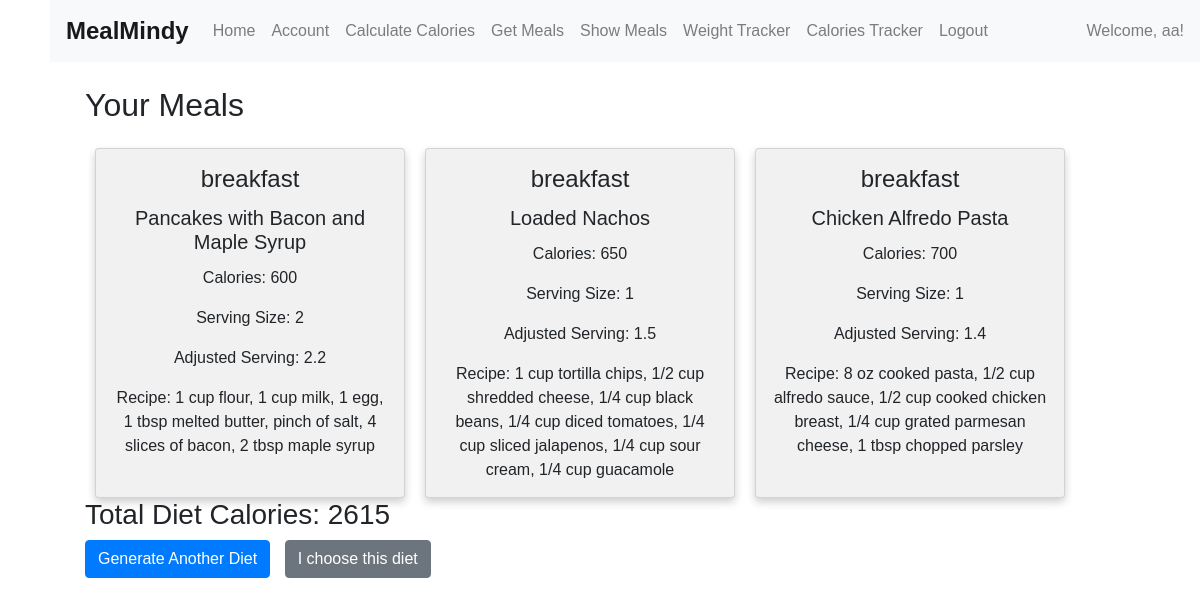
Screenshot of /show-meals (signed in) with the database file from the repository.
### web/models.py (models this page shows, shortened)
class User(db.Model, UserMixin):
    __tablename__ = 'user'
    id = db.Column(db.Integer, primary_key=True, autoincrement=True)
    name = db.Column(db.Text, nullable=False)
    email = db.Column(db.Text, nullable=False)
    password = db.Column(db.Text, nullable=False)
    image_file = db.Column(db.Text, nullable=False, default='default.jpg')
    weight = db.Column(db.Integer, nullable=True)
    height = db.Column(db.Integer, nullable=True)
    age = db.Column(db.Integer, nullable=True)
    activity_level = db.Column(db.Enum('Sedentary', 'Lightly Active', 'Moderately Active', 'Very Active', 'Extra Active'), nullable=True)
    gender = db.Column(db.Enum('Male', 'Female'), nullable=True)
    goal = db.Column(db.Enum('Lose Weight', 'Gain Weight', 'Maintain Weight'), nullable=True)
    created_at = db.Column(db.DateTime, default=db.func.current_timestamp())
    updated_at = db.Column(db.TIMESTAMP, default=db.func.current_timestamp())
    is_active = db.Column(db.Boolean, default=True, nullable=False)
    weights = db.relationship('UserWeightOverTime', backref='user', lazy=True)

class UserCurrentDietMeals(db.Model):
    __tablename__ = 'user_current_diet_meals'
    id = db.Column(db.Integer, primary_key=True, autoincrement=True)
    user_current_diet_id = db.Column(db.Integer, db.ForeignKey('user_current_diet.id'), nullable=False)
    meal_id = db.Column(db.Integer, db.ForeignKey('meals.id'), nullable=False)
    created_at = db.Column(db.TIMESTAMP, default=db.func.current_timestamp())
    updated_at = db.Column(db.TIMESTAMP, default=db.func.current_timestamp())
    serving_size = db.Column(db.Integer, nullable=False)
    user_current_diet = db.relationship('UserCurrentDiet', backref='user_current_diet_meals')
    meal = db.relationship('Meals', backref='user_current_diet_meals')

class MealsLabel(db.Model):
    __tablename__ = 'meals_label'
    id = db.Column(db.Integer, primary_key=True, autoincrement=True)
    meal_id = db.Column(db.Integer, db.ForeignKey('meals.id'), nullable=False)
    label = db.Column(db.Text, nullable=False)
    created_at = db.Column(db.TIMESTAMP, default=db.func.current_timestamp())
    updated_at = db.Column(db.TIMESTAMP, default=db.func.current_timestamp())
    meal = db.relationship('Meals', backref='meals_label')

class Meals(db.Model):
    __tablename__ = 'meals'
    id = db.Column(db.Integer, primary_key=True, autoincrement=True)
    name = db.Column(db.Text, nullable=False)
    calories = db.Column(db.Integer, nullable=False)
    serving_size = db.Column(db.Integer, nullable=False)
    recipe = db.Column(db.Text, nullable=False)
    created_at = db.Column(db.TIMESTAMP, default=db.func.current_timestamp())
    updated_at = db.Column(db.TIMESTAMP, default=db.func.current_timestamp())

class DietCalories(db.Model):
    __tablename__ = 'diet_calories'
    id = db.Column(db.Integer, primary_key=True, autoincrement=True)
    user_current_diet_id = db.Column(db.Integer, db.ForeignKey('user_current_diet.id'), nullable=False)
    calories = db.Column(db.Integer, nullable=False)
    created_at = db.Column(db.TIMESTAMP, default=db.func.current_timestamp())
    updated_at = db.Column(db.TIMESTAMP, default=db.func.current_timestamp())
    user_current_diet = db.relationship('UserCurrentDiet', backref='diet_calories')

### web/urls.py (the view)
@app.route('/show-meals', methods=['GET'])
@login_required
@account_complete
def show_meals():
    if UserCurrentDiet.query.filter_by(user_id=current_user.id).first():
        user_current_diet = UserCurrentDiet.query.filter_by(user_id=current_user.id).first()
        user_current_meals = UserCurrentDietMeals.query.filter_by(user_current_diet_id=user_current_diet.id).all()
        meals = []
        servings = []
        labels=[]
        for user_current_meal in user_current_meals:
            meal = Meals.query.filter_by(id=user_current_meal.meal_id).first()
            meal_id=user_current_meal.meal_id
            print(meal_id)
            label=MealsLabel.query.filter_by(id=meal_id).first()
            meal_type=label.label
            serving_size = user_current_meal.serving_size
            servings.append(serving_size)
            meals.append(meal)
            labels.append(label)
        diet_calories = DietCalories.query.filter_by(user_current_diet_id=user_current_diet.id).first()
        return render_template('show_meals.html',
                               title='Get Meals',
                               current_user=current_user,
                               meals=meals,
                               diet_calories=diet_calories,
                               servings=servings,
                               labels=labels,
                               zip=zip,
                               round=round)
    else:
        return redirect(url_for('get_meals'))

### web/models.py (called while the page is built)
@login_manager.user_loader
def load_user(user_id):
    return User.query.get(int(user_id))

### web/urls.py (called while the page is built)
def account_complete(f):
    @wraps(f)
    def decorated_function(*args, **kwargs):
        if current_user.is_authenticated:
            if not (current_user.height and current_user.weight and current_user.age and current_user.goal and current_user.activity_level and current_user.gender):
                flash('Please complete your account details.', 'warning')
                return redirect(url_for('finish_account'))
        return f(*args, **kwargs)
    return decorated_function

### web/templates/show_meals.html
{% extends "layout.html" %}
{% block content %}
<link rel="stylesheet" href="{{url_for('static', filename='show_meals.css')}}">
    <h2 class="mb-4">Your Meals</h2>
    <div class="row">
        {% for label, meal, serving_factor in zip( labels, meals, servings) %}
            <div class="column">
                <div class="card">
                        <h4 class="card-title">{{label.label}}</h4>
                        <h5 class="card-title">{{ meal.name }}</h5>
                        <p class="card-text">Calories: {{ meal.calories }}</p>
                        <p class="card-text">Serving Size: {{ meal.serving_size }}</p>
                        <p class="card-text">Adjusted Serving: {{ round(meal.serving_size * serving_factor, 1) }}</p>
                        <p class="card-text">Recipe: {{ meal.recipe }}</p>
                </div>
            </div>
        {% endfor %}
    </div>
    <h3>Total Diet Calories: {{ round(diet_calories.calories) }}</h3>
    <a class="btn btn-primary" href="{{ url_for('get_meals') }}">Generate Another Diet</a>
    <a class="btn btn-secondary" href="{{ url_for('save_calories') }}" style="margin-left: 10px;">I choose this diet</a>
{% endblock %}

### web/templates/layout.html (shortened to what this page needs)
<!DOCTYPE html>
<html lang="en">
  <head>
    <link
      rel="stylesheet"
      href="https://maxcdn.bootstrapcdn.com/bootstrap/4.0.0/css/bootstrap.min.css"
    />
    <link
      rel="stylesheet"
      type="text/css"
      href="{{ url_for('static', filename='main.css') }}"
    />
  </head>
  <body>
    <nav class="navbar navbar-expand-lg navbar-light bg-light">
      <a class="navbar-brand" href="/">MealMindy</a>
      <div class="collapse navbar-collapse" id="navbarNav">
        <ul class="navbar-nav mr-auto">
          <li class="nav-item">
            <a class="nav-link" href="{{ url_for('index') }}">Home</a>
          </li>
          {% if current_user.is_authenticated %}
          <li class="nav-item">
            <a class="nav-link" href="{{ url_for('account') }}">Account</a>
          </li>
          <li class="nav-item">
            <a class="nav-link" href="{{ url_for('get_calories') }}"
              >Calculate Calories</a
            >
          </li>
          <li class="nav-item">
            <a class="nav-link" href="{{ url_for('get_meals') }}">Get Meals</a>
          </li>
          <li class="nav-item">
            <a class="nav-link" href="{{ url_for('show_meals') }}"
              >Show Meals</a
            >
          </li>
          <li class="nav-item">
            <a class="nav-link" href="{{ url_for('show_weight') }}"
              >Weight Tracker</a
            >
          </li>
          <li class="nav-item">
            <a class="nav-link" href="{{ url_for('show_calories') }}"
              >Calories Tracker</a
            >
          </li>
          <li class="nav-item">
            <a class="nav-link" href="{{ url_for('logout') }}">Logout</a>
          </li>
          {% endif %}
        </ul>
        {% if current_user.is_authenticated %}
        <span class="navbar-text"> Welcome, {{ current_user.name }}! </span>
        {% endif %}
      </div>
    </nav>
    <main role="main" class="container mt-4">
      <div class="row">
        <div class="col-md-8">
           {% block content %}{% endblock
          %}
        </div>
      </div>
    </main>
  </body>
</html>

### web/static/main.css (style rules this page uses)
.navbar { background-color: #343a40; }
.navbar-brand { color: #fff; font-weight: bold; font-size: 1.5rem; }
.nav-link { color: #fff; }

### web/static/show_meals.css (style rules this page uses)
body { min-width: 100vh; margin: auto; padding-left: 50px; }
* { box-sizing: border-box; }
body { font-family: Arial, Helvetica, sans-serif; }
.column { float: left; width: 33%; padding: 0 10px; }
.row { margin: 0; width: 1000px; }
.row:after { content: ""; display: table; clear: both; }
.card { box-shadow: 0 4px 8px 0 rgba(0, 0, 0, 0.2); padding: 16px; text-align: center; background-color: #f1f1f1; height: 350px; }

### rows the page displays
User: name "aa"
UserCurrentDietMeals: label "breakfast", name "Pancakes with Bacon and Maple Syrup", calories "600", serving_size "2", recipe "1 cup flour, 1 cup milk, 1 egg, 1 tbsp melted butter, pinch of salt, 4 slices of bacon, 2 tbsp maple syrup"
Meals: round(meal.serving_size*serving_factor,1) "2.2"
UserCurrentDietMeals: label "breakfast", name "Loaded Nachos", calories "650", serving_size "1", recipe "1 cup tortilla chips, 1/2 cup shredded cheese, 1/4 cup black beans, 1/4 cup diced tomatoes, 1/4 cup sliced jalapenos, 1/4 cup sour cream, 1/4 cup guacamole"
Meals: round(meal.serving_size*serving_factor,1) "1.5"
UserCurrentDietMeals: label "breakfast", name "Chicken Alfredo Pasta", calories "700", serving_size "1", recipe "8 oz cooked pasta, 1/2 cup alfredo sauce, 1/2 cup cooked chicken breast, 1/4 cup grated parmesan cheese, 1 tbsp chopped parsley"
Meals: round(meal.serving_size*serving_factor,1) "1.4"
DietCalories: calories "2615"
